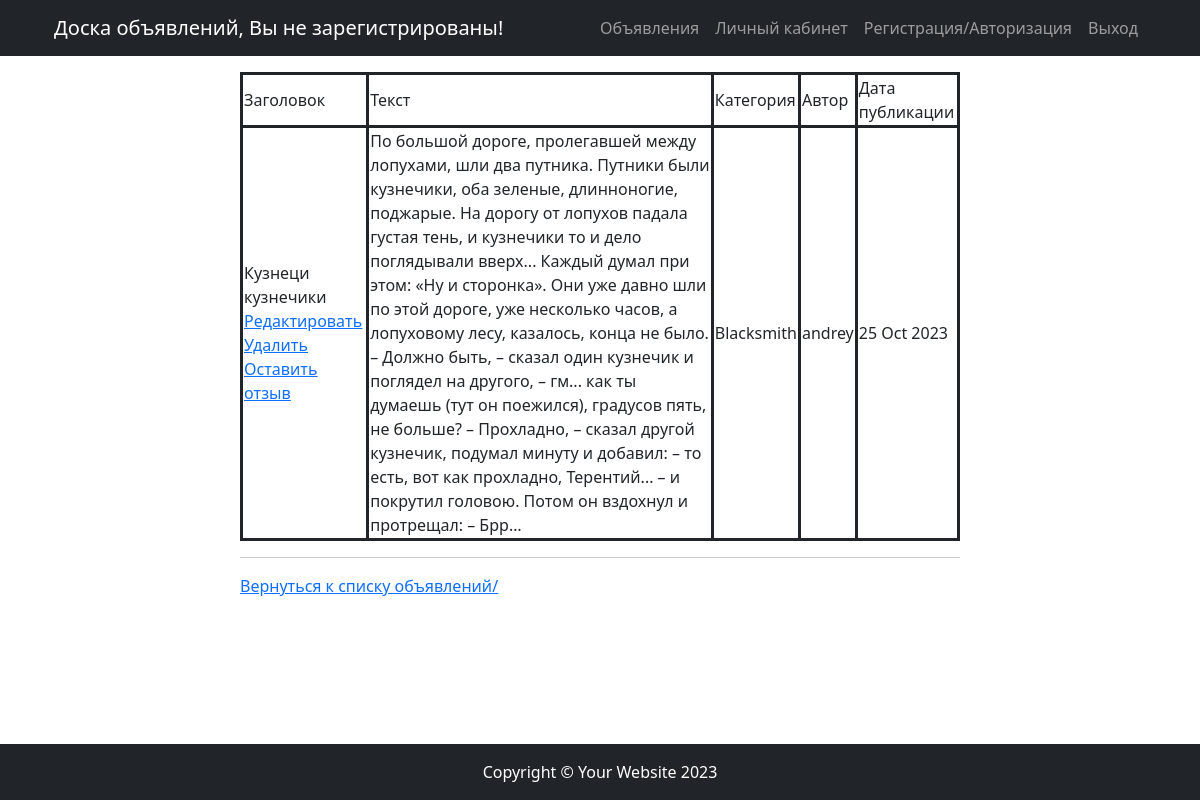
Page /board/2/ on the committed database.
### board/models.py (models this page shows, shortened)
class Post(models.Model):
    postUser = models.ForeignKey(User, on_delete=models.CASCADE, verbose_name='Пользователь')
    category_type = (
        ("Tank", 'Танки'),
        ("Heal", 'Хилы'),
        ("DD", 'ДД'),
        ("Trader", 'Торговцы'),
        ("Guildmaster", 'Гилдмастеры'),
        ("Questgiver", 'Квестгиверы'),
        ("Blacksmith", 'Кузнецы'),
        ("Tanner", 'Кожевники'),
        ("Potionmaster", 'Зельевары'),
        ("Spellmaster", 'Мастера заклинаний')
    )
    category = models.CharField(max_length=12, choices=category_type, default="Tank", verbose_name='Категория')
    date = models.DateTimeField(auto_now_add=True)
    title = models.CharField(max_length=64,  verbose_name='Заголовок')
    text = models.TextField(verbose_name='Текст объявления')

### board/views.py (the view)
# urls.py: path('<int:pk>/', PostDetail.as_view(), name='post_detail'),
class PostDetail(DetailView):
    pass
    model = Post # модель всё та же, но мы хотим получать детали конкретно отдельного товара
    template_name = 'board/post_detail.html' # название шаблона будет product.html
    context_object_name = 'post_detail' # название объекта

### board/templates/board/post_detail.html
{% extends 'flatpages/default.html' %}
{% block content %}
{% if post_detail %}
        <table style="border:solid">
            <tr style="border:solid">
                <td style="border:solid">Заголовок</td>
                <td style="border:solid">Текст</td>
                <td style="border:solid">Категория</td>
                <td style="border:solid">Автор</td>
                <td style="border:solid">Дата публикации</td>
            </tr>
            <tr>
                <td style="border:solid">
                    {{ post_detail.title }}
              <br>
                    <a href="{% url 'post_update' post_detail.id %}"><u>Редактировать</u></a>
                    <a href="{% url 'post_delete' post_detail.id %}"><u> Удалить </u></a>
                    <br>
                    <a href="{% url 'response_create' %}?post_id={{ post_detail.id }}"><u> Оставить отзыв </u></a>
                </td>
                <td style="border:solid"> {{ post_detail.text }} </td>
                <td style="border:solid"> {{ post_detail.category }} </td>
                <td style="border:solid"> {{ post_detail.postUser }} </td>
                <td style="border:solid"> {{ post_detail.date|date:'d M Y' }} </td>
            </tr>
        </table>
    {% else %}
    <h3>Новости с номером {{ post_detail.id }} нет!</h3>
    {% endif %}
<hr>
<a href="{% url 'post_all' %}"><u> Вернуться к списку объявлений/ </u></a>
{% endblock content %}

### rows in the picture
Post: title "Кузнеци кузнечики", text "По большой дороге, пролегавшей между лопухами, шли два путника. Путники были кузнечики, оба зеленые, длинноногие, поджарые. На дорогу от лопухов падала густая тень, и кузнечики то и дело поглядывали вверх... Каждый думал при этом: «Ну и сторонка». Они уже давно шли по этой дороге, уже несколько часов, а лопуховому лесу, казалось, конца не было. – Должно быть, – сказал один кузнечик и поглядел на другого, – гм... как ты думаешь (тут он поежился), градусов пять, не больше? – Прохладно, – сказал другой кузнечик, подумал минуту и добавил: – то есть, вот как прохладно, Терентий... – и покрутил головою. Потом он вздохнул и протрещал: – Брр…", category "Blacksmith", postUser "andrey", date "25 Oct 2023"
